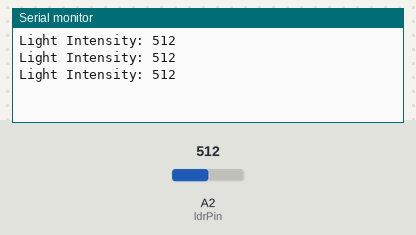
Bench run of a sketch on a simulated Arduino Uno, built with avr-gcc and run on an emulated ATmega328P. Parts: the last lines printed to the serial monitor. The test bench sets the inputs (shaded band); at power-on: A2 (ldrPin) = 512.

Above: at 1.3 s.
1.4 s: A2 (ldrPin) set to 716
At 1.9 s:
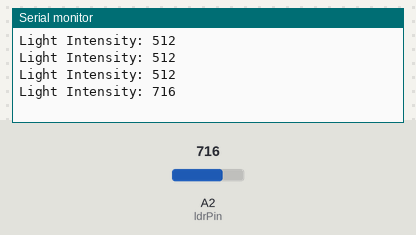
2.9 s: A2 (ldrPin) set to 900
At 3.4 s:
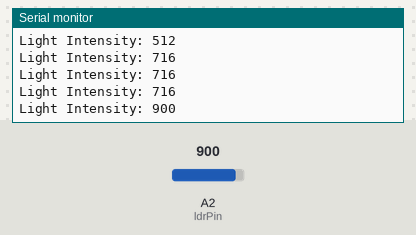
Timing chart, 0 to 5.9 s (numbered marks = the images above; inputs shaded):
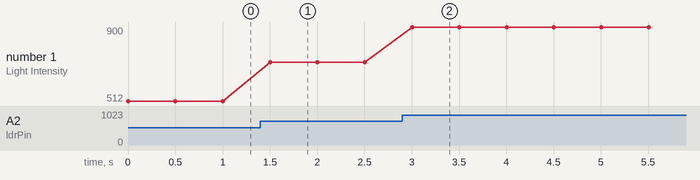

Measured:
- after the input at 1.4 s, the serial monitor: prints a new line after 0.10 s (image 1)
- after the input at 2.9 s, the serial monitor: prints a new line after 0.10 s (image 2)
- plotted number 1: 512 → 716 after the input at 1.4 s, 716 → 900 after the input at 2.9 s

The sketch:

LDR.ino
```cpp
const int ldrPin = A2;  // LDR connected to Analog Pin A0

void setup() {
    Serial.begin(9600);  // Start serial communication
}

void loop() {
    int ldrValue = analogRead(ldrPin);  // Read LDR value
    Serial.print("Light Intensity: ");
    Serial.println(ldrValue);  // Print value to Serial Monitor
    delay(500);  // Wait for 500ms
}
```
